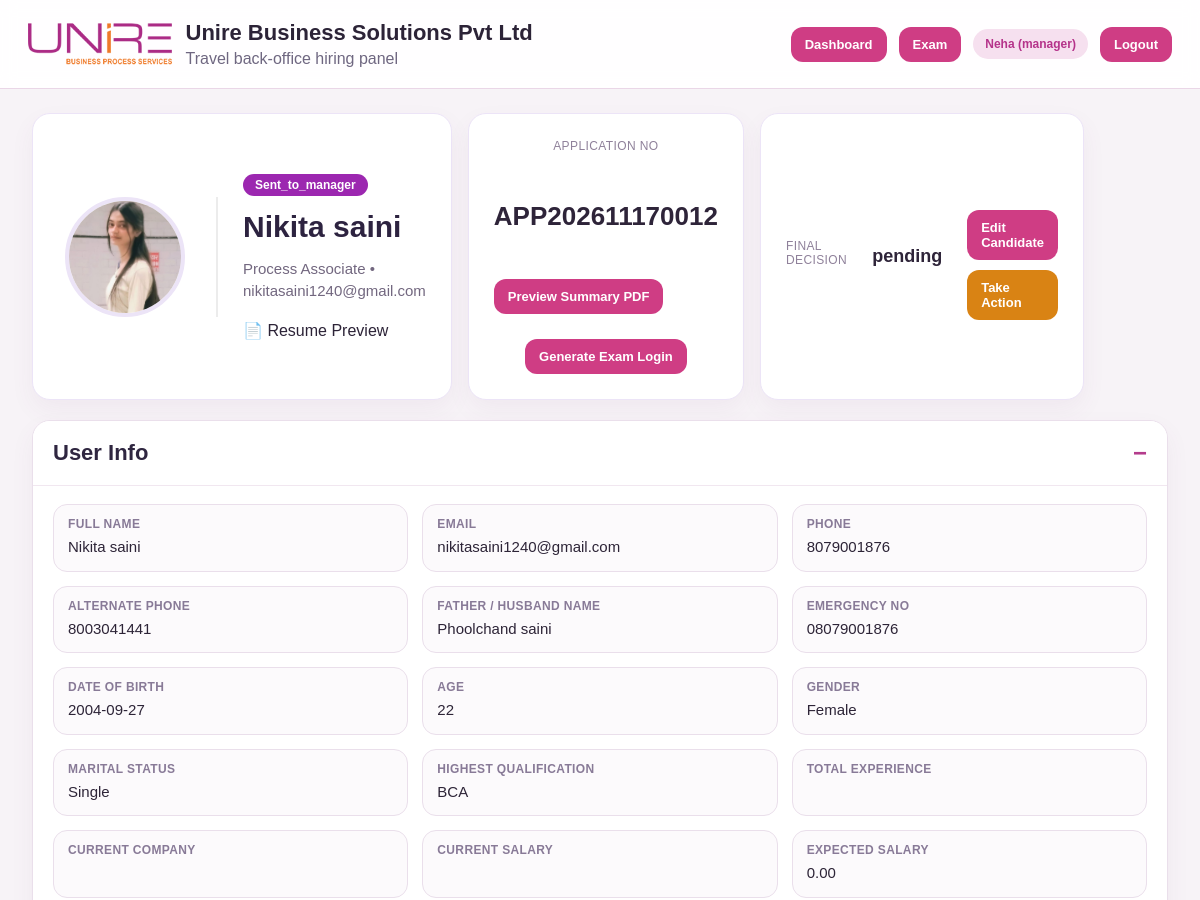
The page /recruiter-candidate.php?id=379 (signed in, upper part) on the database as committed earlier.
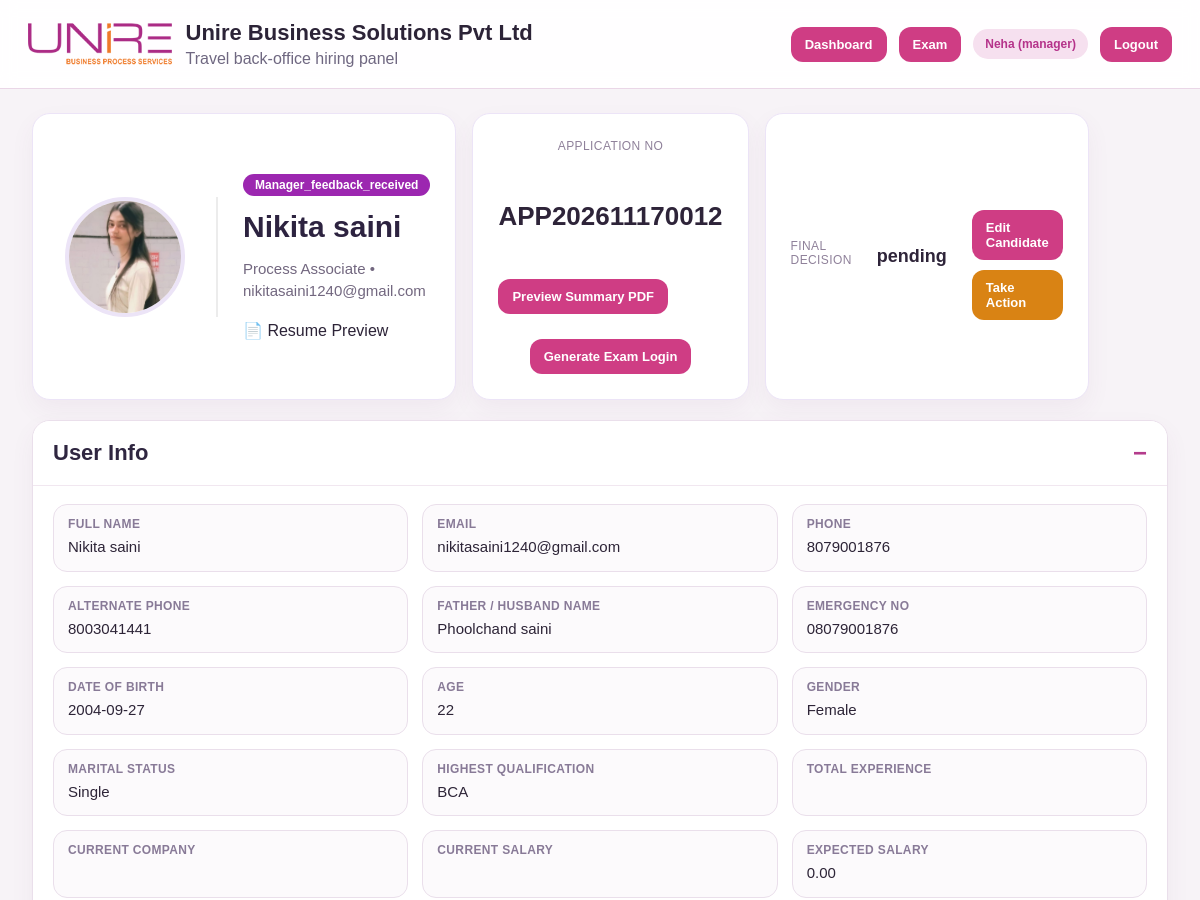
The same page on the database as committed later.
### tables this page shows
CREATE TABLE `candidates` (
  `id` int(10) UNSIGNED NOT NULL,
  `application_no` varchar(30) NOT NULL,
  `full_name` varchar(150) NOT NULL,
  `email` varchar(150) NOT NULL,
  `phone` varchar(20) NOT NULL,
  `alternate_phone` varchar(20) DEFAULT NULL,
  `gender` varchar(20) DEFAULT NULL,
  `dob` date DEFAULT NULL,
  `address` text DEFAULT NULL,
  `city` varchar(100) DEFAULT NULL,
  `state` varchar(100) DEFAULT NULL,
  `pincode` varchar(20) DEFAULT NULL,
  `highest_qualification` varchar(150) DEFAULT NULL,
  `total_experience` decimal(5,2) DEFAULT 0.00,
  `current_company` varchar(150) DEFAULT NULL,
  `current_salary` decimal(12,2) DEFAULT NULL,
  `expected_salary` decimal(12,2) DEFAULT NULL,
  `position_applied` varchar(150) NOT NULL,
  `department` varchar(100) DEFAULT NULL,
  `source_type` enum('walkin','qr','link','reference') DEFAULT 'walkin',
  `submitted_by_recruiter_id` int(10) UNSIGNED DEFAULT NULL,
  `current_status` varchar(50) NOT NULL DEFAULT 'submitted',
  `final_decision` enum('pending','selected','rejected') DEFAULT 'pending',
  `applied_at` timestamp NULL DEFAULT current_timestamp(),
  `updated_at` timestamp NULL DEFAULT current_timestamp() ON UPDATE current_timestamp(),
  `form_last_updated_by` int(10) UNSIGNED DEFAULT NULL,
  `form_last_updated_role` varchar(50) DEFAULT NULL,
  `form_last_updated_at` timestamp NULL DEFAULT NULL,
  `source_reference_name` varchar(255) DEFAULT NULL,
  `photo_path` varchar(255) DEFAULT NULL,
  `resume_path` varchar(255) DEFAULT NULL,
  `father_husband_name` varchar(150) DEFAULT NULL,
  `emergency_no` varchar(30) DEFAULT NULL,
  `age` int(11) DEFAULT NULL,
  `marital_status` varchar(20) DEFAULT NULL,
  `permanent_address` text DEFAULT NULL,
  `scheduled_exam` varchar(255) DEFAULT NULL,
  `career_goals` text DEFAULT NULL,
  `interest_in_field` text DEFAULT NULL,
  `notice_period` varchar(100) DEFAULT NULL,
  `notice_period_specify` varchar(255) DEFAULT NULL,
  `strengths` text DEFAULT NULL,
  `weakness` text DEFAULT NULL,
  `epf_registered` varchar(10) DEFAULT NULL,
  `uan_no` varchar(50) DEFAULT NULL,
  `esic_registered` varchar(10) DEFAULT NULL,
  `ip_no` varchar(50) DEFAULT NULL,
  `aadhaar_no` varchar(30) DEFAULT NULL,
  `pan_no` varchar(20) DEFAULT NULL,
  `bank_account_no` varchar(50) DEFAULT NULL,
  `ifsc_code` varchar(20) DEFAULT NULL,
  `hobbies` text DEFAULT NULL,
  `computer_knowledge` text DEFAULT NULL,
  `weekly_working_days` varchar(10) DEFAULT NULL,
  `medical_issue` varchar(255) DEFAULT NULL,
  `smoking` varchar(10) DEFAULT NULL,
  `self_vehicle` varchar(10) DEFAULT NULL,
  `driving_licence` varchar(10) DEFAULT NULL
);

### app/helpers/auth.php (called while the page is built, shortened)
<?php
function h($value) {
    return htmlspecialchars((string)$value, ENT_QUOTES, 'UTF-8');
}

### public/recruiter-candidate.php (the view, shortened to what the changed rows need)
<?php
require_once __DIR__ . '/../app/helpers/auth.php';
$pdo = Database::connect();
$pdo->setAttribute(PDO::ATTR_ERRMODE, PDO::ERRMODE_EXCEPTION);
$id = (int) ($_GET['id'] ?? 0);
$isEditMode = isset($_GET['edit']) && $_GET['edit'] == '1';
$stmt = $pdo->prepare("SELECT * FROM candidates WHERE id = ? LIMIT 1");
$stmt->execute([$id]);
$candidate = $stmt->fetch(PDO::FETCH_ASSOC);
$isProcessAssociate =
    strcasecmp(trim($candidate['position_applied'] ?? ''), 'Process Associate') === 0;
$stmt = $pdo->prepare("SELECT * FROM candidates WHERE id = ? LIMIT 1");
$stmt->execute([$id]);
$candidate = $stmt->fetch(PDO::FETCH_ASSOC);
include __DIR__ . '/../app/views/layouts/header.php';
function field_value($isEditMode, $name, $value, $type = 'text', $options = [])
{
    if (!$isEditMode) {
        return $type === 'textarea'
            ? nl2br(h((string) $value))
            : h((string) $value);
    }
    return '<input type="' . h($type) . '" name="' . h($name) . '" value="' . h((string) $value) . '">';
}
?>
<div class="container">
    <div class="summary-grid">
        <div class="sum-card">
            <div class="candidate-photo">
                <?php if (!empty($candidate['photo_path'])): ?>
                    <img src="<?= h($candidate['photo_path']) ?>" alt="Candidate">
                <?php endif; ?>
            </div>
            <div class="candidate-info">
                <div class="candidate-header">
                    <?php $status = $candidate['current_status'] ?? 'Submitted'; ?>
                    <span class="status-badge">
                        <?= ucfirst(h($status)) ?>
                    </span>
                </div>
                <strong><?= h($candidate['full_name'] ?? '') ?></strong>
                <div class="candidate-email">
                    <?= h($candidate['position_applied'] ?? '') ?>
                    •
                    <?= h($candidate['email'] ?? '') ?>
                </div>
                <div style="margin-top:18px;">
                    <?php if (!empty($candidate['resume_path'])): ?>
                        <a class="resume-btn" href="<?= h($candidate['resume_path']) ?>" target="_blank">
                        </a>
                    <?php else: ?>
                        <span class="no-resume">Resume Not Uploaded</span>
                    <?php endif; ?>
                </div>
            </div>
        </div>
        <div class="sum-card app-card">
            <small>Application No</small>
            <strong><?= h($candidate['application_no'] ?? '') ?></strong>
            <a class="btn btn-pink" href="candidate-pdf.php?id=<?= (int) $candidate['id'] ?>" target="_blank">
                Preview Summary PDF
            </a>
            <?php if ($isProcessAssociate): ?>
                <form method="POST" style="display:inline;">
                    <button type="submit" class="btn">
                    </button>
                </form>
            <?php endif; ?>
        </div>
        <div class="sum-card">
            <small>Final Decision</small>
            <strong><?= h($candidate['final_decision'] ?? 'pending') ?></strong>
            <div style="margin-top:16px;display:flex;justify-content:flex-end;gap:10px;flex-wrap:wrap;">
                <?php if ($isEditMode): ?>
                    <button class="btn btn-green" type="submit" form="candidateEditForm">Save Changes</button>
                    <a class="btn btn-red" href="recruiter-candidate.php?id=<?= (int) $candidate['id'] ?>">Cancel</a>
                <?php else: ?>
                    <a class="btn btn-pink" href="recruiter-candidate.php?id=<?= (int) $candidate['id'] ?>&edit=1">Edit
                        Candidate</a>
                <?php endif; ?>
                <?php if (($candidate['final_decision'] ?? 'pending') === 'pending' && !$isEditMode): ?>
                    <a class="btn btn-orange" href="recruiter-candidate-action.php?id=<?= (int) $candidate['id'] ?>">Take
                        Action</a>
                <?php endif; ?>
            </div>
        </div>
    </div>
        <div class="accordion-wrap">
            <details class="acc-item" open>
                <div class="acc-body">
                    <div class="info-grid">
                        <div class="info-box"><label>Full Name</label>
                            <div><?= field_value($isEditMode, 'full_name', $candidate['full_name'] ?? '') ?></div>
                        </div>
                        <div class="info-box"><label>Email</label>
                            <div><?= field_value($isEditMode, 'email', $candidate['email'] ?? '', 'email') ?></div>
                        </div>
                        <div class="info-box"><label>Phone</label>
                            <div><?= field_value($isEditMode, 'phone', $candidate['phone'] ?? '') ?></div>
                        </div>
                        <div class="info-box"><label>Alternate Phone</label>
                            <div><?= field_value($isEditMode, 'alternate_phone', $candidate['alternate_phone'] ?? '') ?>
                            </div>
                        </div>
                        <div class="info-box"><label>Father / Husband Name</label>
                            <div>
                                <?= field_value($isEditMode, 'father_husband_name', $candidate['father_husband_name'] ?? '') ?>
                            </div>
                        </div>
                        <div class="info-box"><label>Emergency No</label>
                            <div><?= field_value($isEditMode, 'emergency_no', $candidate['emergency_no'] ?? '') ?></div>
                        </div>
                        <div class="info-box"><label>Date of Birth</label>
                            <div><?= field_value($isEditMode, 'dob', $candidate['dob'] ?? '', 'date') ?></div>
                        </div>
                        <div class="info-box"><label>Age</label>
                            <div><?= field_value($isEditMode, 'age', $candidate['age'] ?? '', 'number') ?></div>
                        </div>
                        <div class="info-box"><label>Gender</label>
                            <div>
                                <?= field_value($isEditMode, 'gender', $candidate['gender'] ?? '', 'select', ['Male', 'Female', 'Other']) ?>
                            </div>
                        </div>
                        <div class="info-box"><label>Marital Status</label>
                            <div>
                                <?= field_value($isEditMode, 'marital_status', $candidate['marital_status'] ?? '', 'select', ['Single', 'Married', 'Other']) ?>
                            </div>
                        </div>
                        <div class="info-box"><label>Highest Qualification</label>
                            <div>
                                <?= field_value($isEditMode, 'highest_qualification', $candidate['highest_qualification'] ?? '') ?>
                            </div>
                        </div>
                        <div class="info-box"><label>Expected Salary</label>
                            <div>
                                <?= field_value($isEditMode, 'expected_salary', $candidate['expected_salary'] ?? '', 'number') ?>
                            </div>
                        </div>
                    </div>
                </div>
            </details>
        </div>
</div>
<?php include __DIR__ . '/../app/views/layouts/footer.php'; ?>

Rows that differ between the two databases and show on the page:
changed candidates "Nikita saini": current_status "Sent_to_manager" → "Manager_feedback_received"
